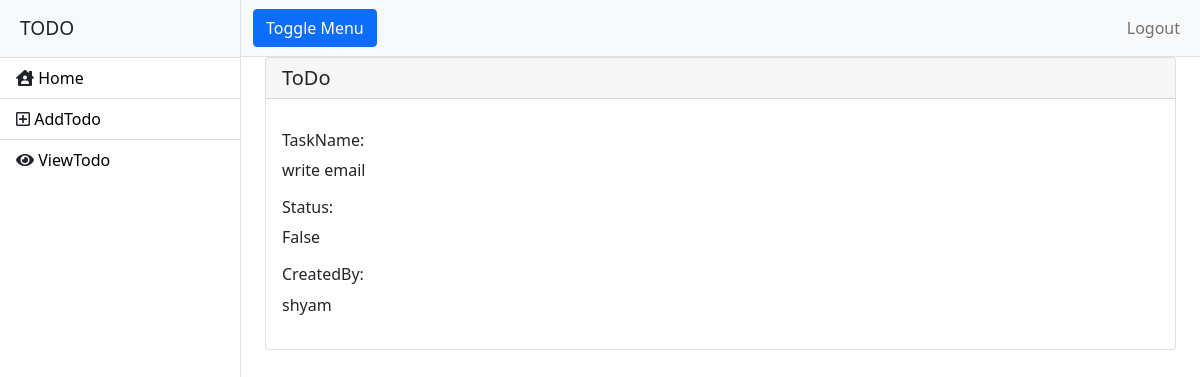
Page /todoapp/todos/2 on the committed database.
### todoapp/models.py (models this page shows, shortened)
class ToDoCreate(models.Model):
    task_name=models.CharField(max_length=30)
    completed=models.ForeignKey(Completed,on_delete=models.CASCADE,null=True)
    created_by=models.CharField(max_length=25)

class Completed(models.Model):
    completed=models.CharField(max_length=10,unique=True)
    def __str__(self):
        return self.completed

### todoapp/views.py (the view)
# urls.py: path('todos/<int:id>', views.todo_detail, name="tododetail"),
def todo_detail(request,id):
    todo=ToDoCreate.objects.get(id=id)
    context={}
    context["todo"]=todo
    return render(request,"user/todo_detail.html",context)

### todoapp/templates/user/todo_detail.html (shortened to what this page needs)
<!DOCTYPE html>
{%extends 'user/base.html'%}
{%block body_block%}
<body>
<div class="container">
    <div class="card">
  <h5 class="card-header">ToDo</h5>
  <div class="card-body">
    <p class="card-text"><h6 style="text-bold">TaskName:</h6>{{todo.task_name}}</p>
      <p class="card-text"><h6 style="text-bold">Status:</h6>{{todo.completed}}</p>
    <p class="card-text"><h6 style="text-bold">CreatedBy:</h6>{{todo.created_by}}</p>
  </div>
</div>
</div>
</body>
{%endblock%}

### rows in the picture
ToDoCreate: task_name "write email", completed "False", created_by "shyam"
